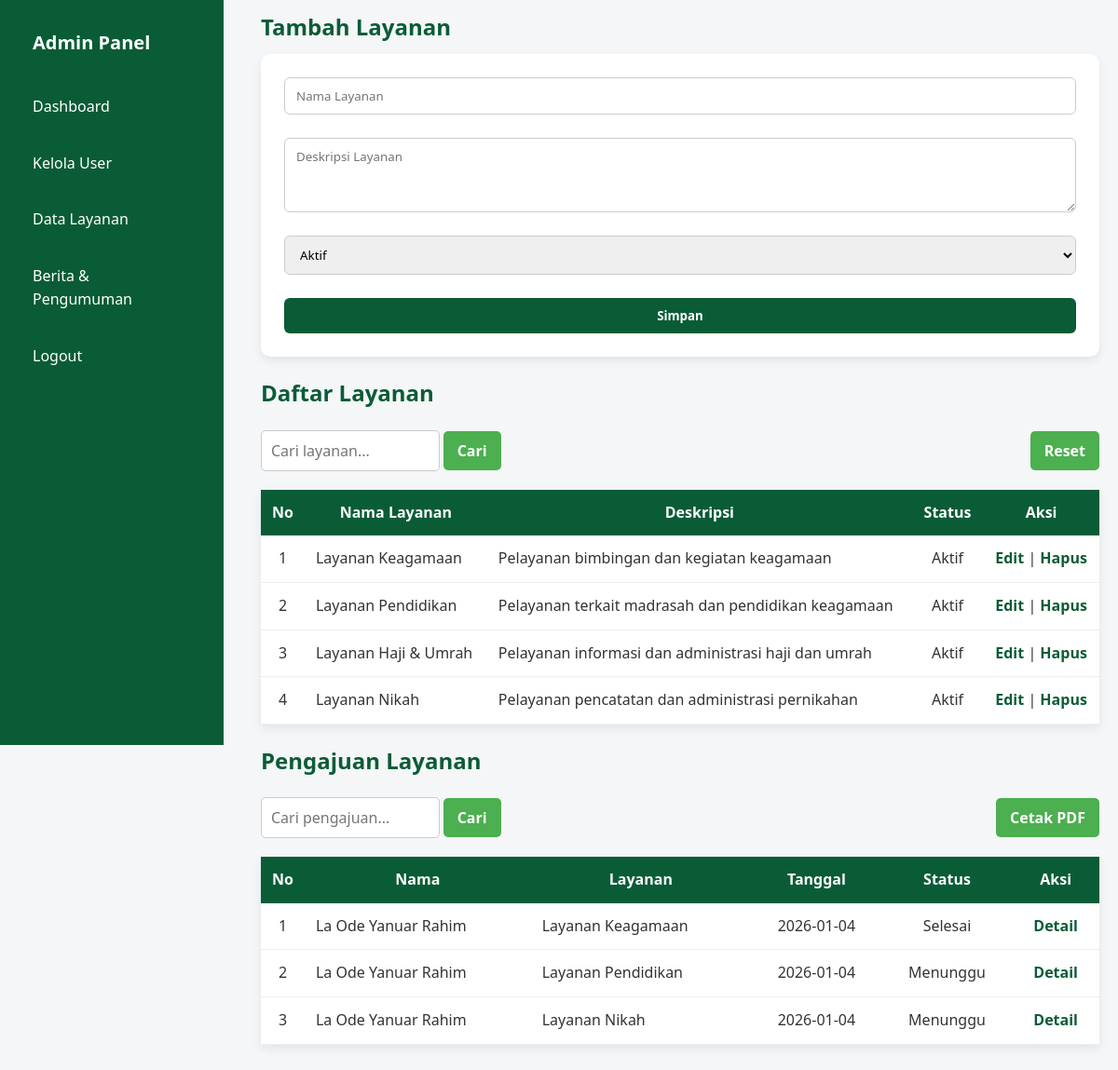
Before: /admin/layanan.php (signed in) with the older database file.
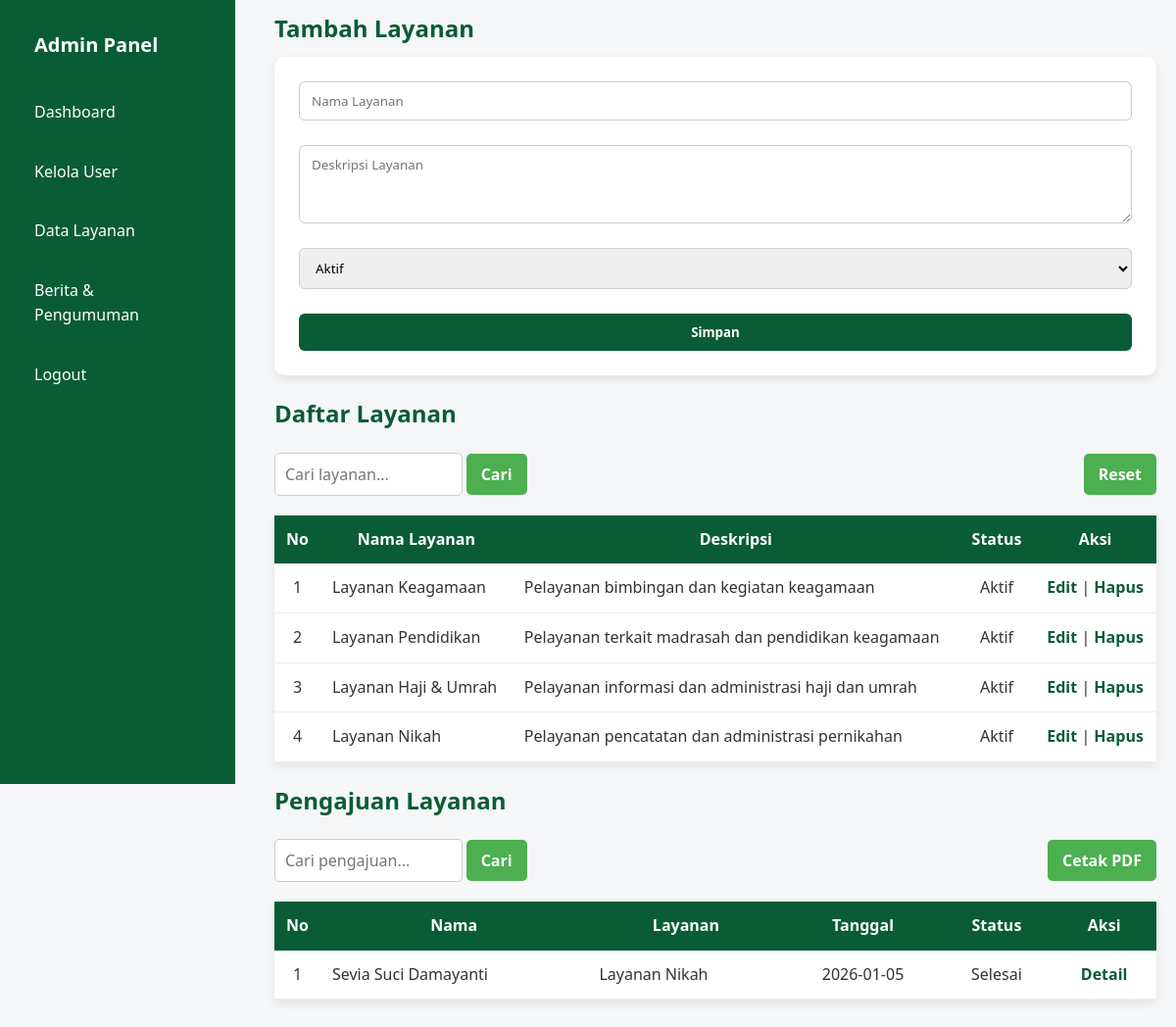
After: the same page with the newer database file.
### tables this page shows
CREATE TABLE `layanan` (
  `id` int(11) NOT NULL,
  `nama_layanan` varchar(100) NOT NULL,
  `deskripsi` text DEFAULT NULL,
  `gambar` varchar(100) NOT NULL,
  `status` enum('Aktif','Nonaktif') DEFAULT 'Aktif',
  `created_at` timestamp NOT NULL DEFAULT current_timestamp()
);

CREATE TABLE `pengajuan_layanan` (
  `id` int(11) NOT NULL,
  `nama` varchar(100) DEFAULT NULL,
  `email` varchar(100) DEFAULT NULL,
  `nik` varchar(20) DEFAULT NULL,
  `alamat` text DEFAULT NULL,
  `no_hp` varchar(15) DEFAULT NULL,
  `nama_layanan` varchar(150) DEFAULT NULL,
  `keterangan` text DEFAULT NULL,
  `tanggal_pengajuan` date DEFAULT NULL,
  `status` enum('Menunggu','Diproses','Selesai','Ditolak') DEFAULT 'Menunggu',
  `created_at` timestamp NOT NULL DEFAULT current_timestamp()
);

### admin/layanan.php (the view, shortened to what this page needs)
<?php
include "../config/koneksi.php";
$cari_layanan   = $_GET['cari_layanan'] ?? '';
$cari_pengajuan = $_GET['cari_pengajuan'] ?? '';
$edit = null;
$layanan = mysqli_query($koneksi, "
    SELECT * FROM layanan
    WHERE nama_layanan LIKE '%$cari_layanan%'
       OR status LIKE '%$cari_layanan%'
    ORDER BY id DESC
");
$pengajuan = mysqli_query($koneksi, "
    SELECT * FROM pengajuan_layanan
    WHERE nama LIKE '%$cari_pengajuan%'
       OR email LIKE '%$cari_pengajuan%'
       OR nik LIKE '%$cari_pengajuan%'
       OR nama_layanan LIKE '%$cari_pengajuan%'
       OR status LIKE '%$cari_pengajuan%'
    ORDER BY id DESC
");
?>
<!DOCTYPE html>
<html lang="id">
<head>
    <link rel="stylesheet" href="../assets/css/index.css">
    <link rel="stylesheet" href="../assets/css/admin.css">
</head>
<body>
    <div class="dashboard">
        <?php include "../includes/sidebar.php"; ?>
        <div class="content">
            <h2 style="margin: 10px 0;"><?= $edit ? 'Edit' : 'Tambah' ?> Layanan</h2>
            <form method="post" class="form-input">
                <input type="text" name="nama_layanan" placeholder="Nama Layanan"
                    value="<?= $edit['nama_layanan'] ?? '' ?>" required>
                <textarea name="deskripsi" placeholder="Deskripsi Layanan"><?= $edit['deskripsi'] ?? '' ?></textarea>
                <select name="status">
                    <option value="Aktif" <?= ($edit && $edit['status'] == 'Aktif') ? 'selected' : '' ?>>Aktif</option>
                </select>
                <button type="submit" name="simpan">Simpan</button>
            </form>
            <h2 style="margin-top: 20px;">Daftar Layanan</h2>
            <div class="header-tabel">
                <form method="get">
                    <input type="text" name="cari_layanan" placeholder="Cari layanan..."
                        value="<?= $cari_layanan ?>">
                    <button type="submit" class="button">Cari</button>
                </form>
                <button onclick="window.location.href='layanan.php';" class="button">Reset</button>
            </div>
            <table>
                <tr>
                    <th>No</th>
                    <th>Nama Layanan</th>
                    <th>Deskripsi</th>
                    <th>Status</th>
                    <th>Aksi</th>
                </tr>
                <?php $no = 1;
                while ($l = mysqli_fetch_assoc($layanan)): ?>
                    <tr>
                        <td><?= $no++ ?></td>
                        <td><?= $l['nama_layanan'] ?></td>
                        <td><?= $l['deskripsi'] ?></td>
                        <td style="text-align: center;"><?= $l['status'] ?></td>
                        <td style="text-align: center;">
                            <a href="?edit=<?= $l['id'] ?>">Edit</a> |
                            <a href="?hapus=<?= $l['id'] ?>" onclick="return confirm('Hapus layanan?')">Hapus</a>
                        </td>
                    </tr>
                <?php endwhile; ?>
            </table>
            <h2 style="margin-top: 20px;">Pengajuan Layanan</h2>
            <div class="header-tabel">
                <form method="get">
                    <input type="text" name="cari_pengajuan" placeholder="Cari pengajuan..."
                        value="<?= $cari_pengajuan ?>">
                    <button type="submit" class="button">Cari</button>
                </form>
                <a href="cetak_pengajuan.php?cari=<?= $cari_pengajuan ?>" target="_blank">
                    <button type="button" class="button">Cetak PDF</button>
                </a>
            </div>
            <table style="margin-bottom: 30px;">
                <tr>
                    <th>No</th>
                    <th>Nama</th>
                    <th>Layanan</th>
                    <th>Tanggal</th>
                    <th>Status</th>
                    <th>Aksi</th>
                </tr>
                <?php $no = 1;
                while ($p = mysqli_fetch_assoc($pengajuan)): ?>
                    <tr>
                        <td><?= $no++ ?></td>
                        <td><?= $p['nama'] ?></td>
                        <td><?= $p['nama_layanan'] ?></td>
                        <td style="text-align: center;"><?= $p['tanggal_pengajuan'] ?></td>
                        <td style="text-align: center;"><?= $p['status'] ?></td>
                        <td style="text-align: center;">
                            <a href="detail_pengajuan.php?id=<?= $p['id'] ?>">Detail</a>
                        </td>
                    </tr>
                <?php endwhile; ?>
            </table>
        </div>
    </div>
</body>
</html>

Changed rows visible on the page:
removed pengajuan_layanan: nama "La Ode Yanuar Rahim", nama_layanan "Layanan Keagamaan", tanggal_pengajuan "2026-01-04", status "Selesai"
removed pengajuan_layanan: nama "La Ode Yanuar Rahim", nama_layanan "Layanan Pendidikan", tanggal_pengajuan "2026-01-04", status "Menunggu"
removed pengajuan_layanan: nama "La Ode Yanuar Rahim", nama_layanan "Layanan Nikah", tanggal_pengajuan "2026-01-04", status "Menunggu"
added pengajuan_layanan: nama "Sevia Suci Damayanti", nama_layanan "Layanan Nikah", tanggal_pengajuan "2026-01-05", status "Selesai"
